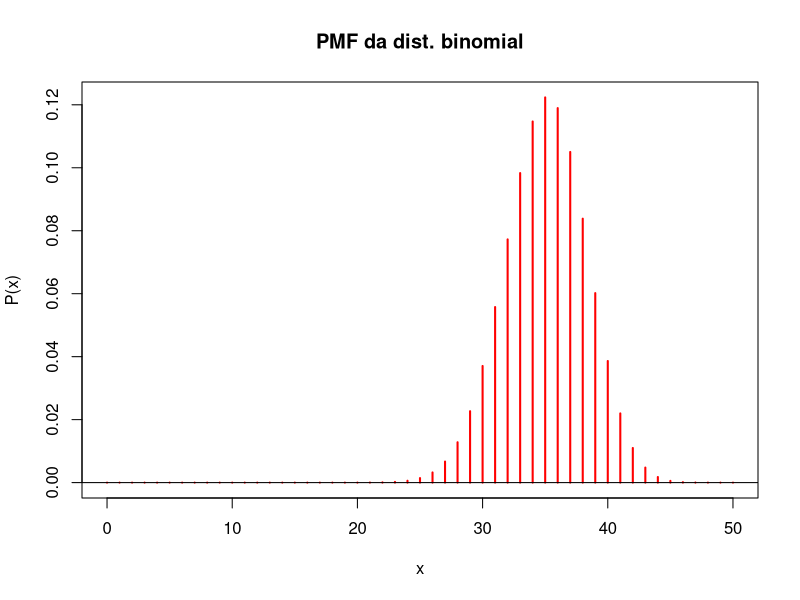
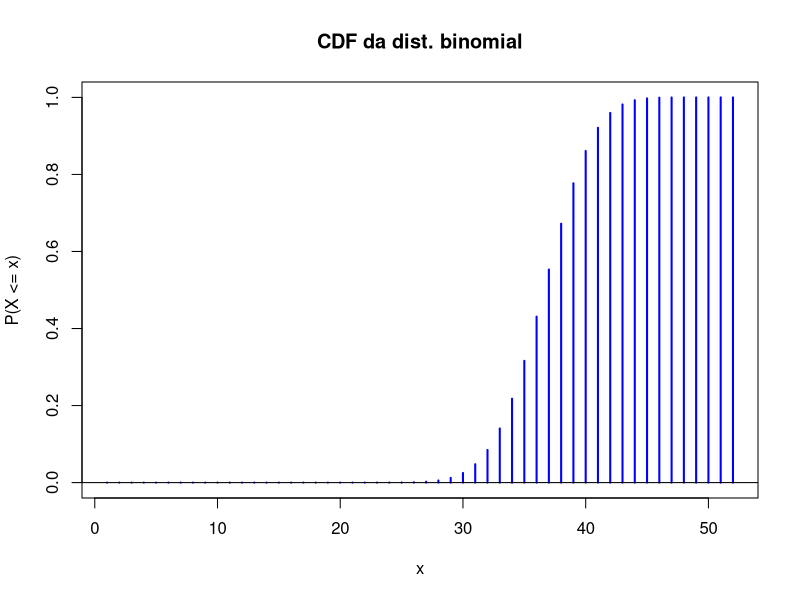

Source code (R) for these figures, in order:
library(ggplot2) # Biblioteca para plotar os gráficos

# Distribuição binomial com n=50 e p=0.7

x <- 0:50

pmf = dbinom(x, 50, 0.7) # Função da PMF (51 valores, então pmf[1] = 0 e P(X = x) = pmf[x+1])       

plot(x,pmf,type='h',col='red',lwd=2,
    main = 'PMF da dist. binomial', xlab= 'x', ylab='P(x)')

abline(h=0) # Adiciona uma linha no valor de P(x) = 0 para aumentar a legibilidade


cdf = c(0, cumsum(pmf)) # Calculando a CDF a partir da PMF

plot(cdf ,type='h',col='blue',lwd=2,
    main = 'CDF da dist. binomial', xlab= 'x', ylab='P(X <= x)')

abline(h=0) # Adiciona uma linha no valor de P(x) = 0 para aumentar a legibilidade



# O valor esperado de uma distribuição binomial é n*p, nesse caso sendo 50*0.7 = 35.

Ex = weighted.mean(x, pmf) # O valor esperado é uma média ponderada usando as probabilidades de pesos
cat("Valor Esperado:", Ex, "\n")

# A variância de uma distribuição binomial é n*p*(1-p), nesse caso sendo 50*0.7*0.3 = 10.5

Var = Ex*0.3
cat("Variância:", Var, "\n")


# Para X>=20:
s = 0
for(i in 21:50){
    s <- s + pmf[i]
}
cat("P(X >= 20):", s, "\n")



# Para 30 < X < 43:
s = 0
for(i in 32:43){
    s <- s + pmf[i]
}
cat("P(30 < X < 43):", s, "\n")

# Para X = 31:

cat("P(X = 31):", pmf[32], "\n")